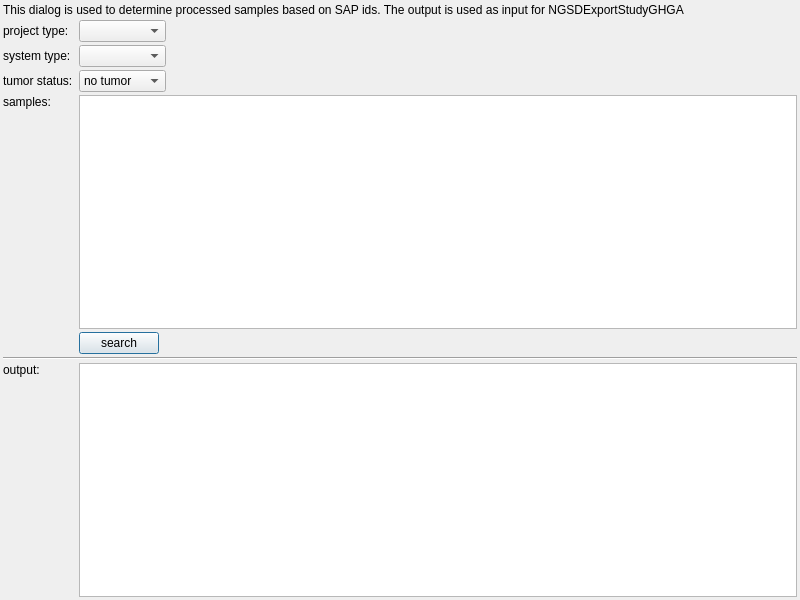
<?xml version="1.0" encoding="UTF-8"?>
<ui version="4.0">
 <class>GHGAUploadDialog</class>
 <widget class="QDialog" name="GHGAUploadDialog">
  <property name="geometry">
   <rect>
    <x>0</x>
    <y>0</y>
    <width>800</width>
    <height>600</height>
   </rect>
  </property>
  <property name="minimumSize">
   <size>
    <width>800</width>
    <height>600</height>
   </size>
  </property>
  <property name="windowTitle">
   <string>Prepare GHGA upload</string>
  </property>
  <layout class="QGridLayout" name="gridLayout" rowstretch="0,0,0,0,0,0,0,0,0,0">
   <property name="leftMargin">
    <number>3</number>
   </property>
   <property name="topMargin">
    <number>3</number>
   </property>
   <property name="rightMargin">
    <number>3</number>
   </property>
   <property name="bottomMargin">
    <number>3</number>
   </property>
   <property name="spacing">
    <number>3</number>
   </property>
   <item row="4" column="2" colspan="3">
    <widget class="QPlainTextEdit" name="samples">
     <property name="plainText">
      <string/>
     </property>
     <property name="placeholderText">
      <string>tab-separated list: pseudonym, sample SAP ID</string>
     </property>
    </widget>
   </item>
   <item row="0" column="0" colspan="5">
    <widget class="QLabel" name="label">
     <property name="text">
      <string>This dialog is used to determine processed samples based on SAP ids. The output is used as input for NGSDExportStudyGHGA</string>
     </property>
    </widget>
   </item>
   <item row="1" column="0">
    <widget class="QLabel" name="label_3">
     <property name="text">
      <string>project type:</string>
     </property>
    </widget>
   </item>
   <item row="8" column="2" colspan="3">
    <widget class="QPlainTextEdit" name="output">
     <property name="readOnly">
      <bool>true</bool>
     </property>
     <property name="textInteractionFlags">
      <set>Qt::LinksAccessibleByMouse|Qt::TextSelectableByKeyboard|Qt::TextSelectableByMouse</set>
     </property>
    </widget>
   </item>
   <item row="8" column="0">
    <widget class="QLabel" name="label_4">
     <property name="text">
      <string>output:</string>
     </property>
     <property name="alignment">
      <set>Qt::AlignLeading|Qt::AlignLeft|Qt::AlignTop</set>
     </property>
    </widget>
   </item>
   <item row="6" column="4">
    <spacer name="horizontalSpacer">
     <property name="orientation">
      <enum>Qt::Horizontal</enum>
     </property>
     <property name="sizeHint" stdset="0">
      <size>
       <width>590</width>
       <height>13</height>
      </size>
     </property>
    </spacer>
   </item>
   <item row="3" column="0">
    <widget class="QLabel" name="label_6">
     <property name="text">
      <string>tumor status:</string>
     </property>
    </widget>
   </item>
   <item row="3" column="2" colspan="2">
    <widget class="QComboBox" name="s_tumor_status">
     <item>
      <property name="text">
       <string>no tumor</string>
      </property>
     </item>
     <item>
      <property name="text">
       <string>tumor only</string>
      </property>
     </item>
     <item>
      <property name="text">
       <string>both</string>
      </property>
     </item>
    </widget>
   </item>
   <item row="4" column="0">
    <widget class="QLabel" name="label_2">
     <property name="text">
      <string>samples:</string>
     </property>
     <property name="alignment">
      <set>Qt::AlignLeading|Qt::AlignLeft|Qt::AlignTop</set>
     </property>
    </widget>
   </item>
   <item row="2" column="2" colspan="2">
    <widget class="QComboBox" name="s_system_type"/>
   </item>
   <item row="1" column="2" colspan="2">
    <widget class="QComboBox" name="s_project_type"/>
   </item>
   <item row="2" column="0">
    <widget class="QLabel" name="label_5">
     <property name="text">
      <string>system type:</string>
     </property>
    </widget>
   </item>
   <item row="7" column="0" colspan="5">
    <widget class="Line" name="line_2">
     <property name="orientation">
      <enum>Qt::Horizontal</enum>
     </property>
    </widget>
   </item>
   <item row="6" column="2">
    <widget class="QPushButton" name="btn_search">
     <property name="text">
      <string>search</string>
     </property>
    </widget>
   </item>
  </layout>
 </widget>
 <resources/>
 <connections/>
</ui>
